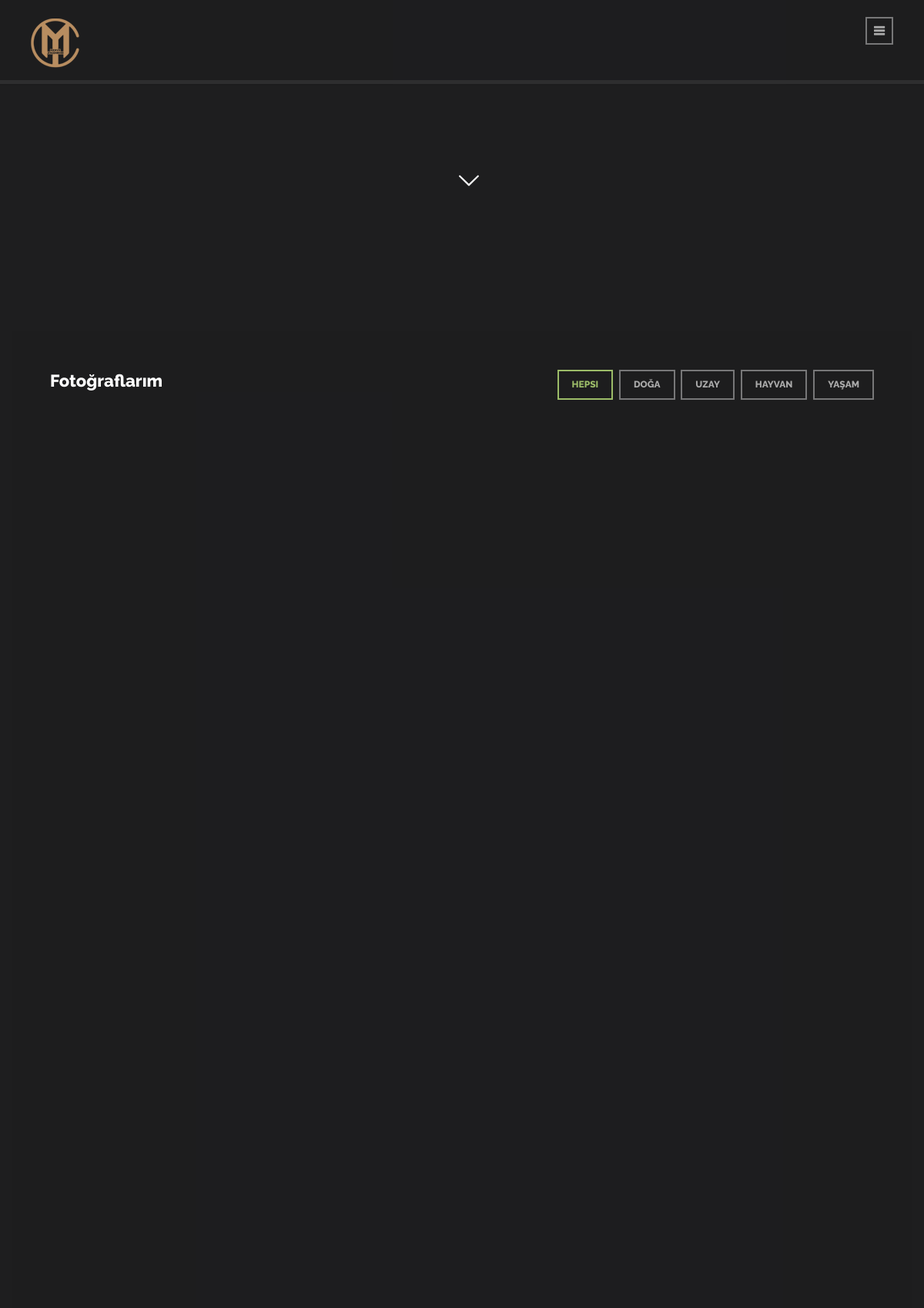
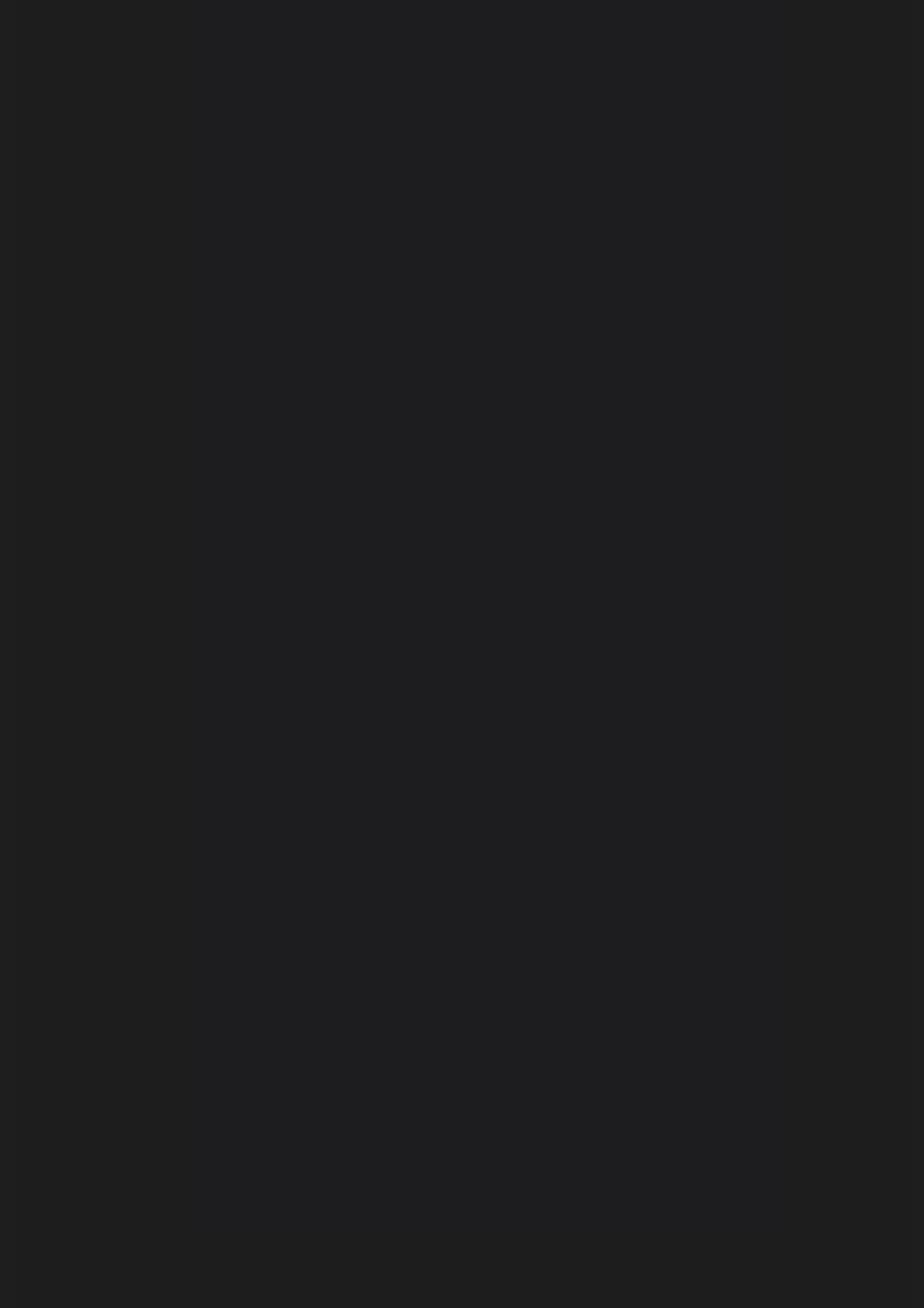
The page / (upper part) on the database its author committed (2 pictures, top to bottom).
### tables this page shows
CREATE TABLE `resimkat` (
  `ID` int(11) NOT NULL,
  `kategori` text NOT NULL
);

### index.php (the view, shortened to what this page needs)
<?php include 'header.php'; ?>
  <section id="anaSayfa" >
    <div class="fullscreenbanner-container revolution">
      <div class="fullscreenbanner">
        <ul>
          <li data-transition="fade"> <img src="style/images/dummy.png"  alt="slidebg1" data-bgposition="center top" data-bgfit="cover" data-bgrepeat="repeat">
            <div class="arrow smooth"><a href="#portfolio"><i class="icon-down-open-big"></i></a></div>
          </li>
        </ul>
        <div class="tp-bannertimer"></div>
      </div>
    </div>
  </section>
  <div class="container">
    <section id="foto" class="portfolio">
      <div class="box">
        <h2 class="section-title pull-left">Fotoğraflarım</h2>
        <div id="filters-container" class="cbp-l-filters-alignRight pull-right">
          <div data-filter="*" class="cbp-filter-item-custom-active cbp-filter-item-custom btn">Hepsi</div>
          <?php
$servername = "localhost";
$username = "root";
$password = "";
$dbname = "merveyildirim";
$conn = new mysqli($servername, $username, $password, $dbname);
$sql = "SELECT * FROM resimKat";
$result = $conn->query($sql);
if ($result->num_rows > 0) {
while($row = $result->fetch_assoc()) {
    echo  '           <div data-filter=".'.$row["ID"].'" class="cbp-filter-item-custom btn">'.$row["kategori"].'</div>
     ';
}
} else {
echo "Mesaj Yok";
}
?>
        </div>
        <div class="clearfix"></div>
 <div class="cbp-l-loadMore-button"> <a data-rel="portfolio"  href="style/images/res/1.jpg" class="cbp-l-loadMore-button-link btn cbp-caption fancybox-media">Tümünü Göster</a> </div>
     </div>
    </section>
    <?php include 'footer.php'; ?>

### style.css (style rules this page uses)
*, *:before, *:after { -webkit-box-sizing: border-box; -moz-box-sizing: border-box; box-sizing: border-box; }
body { overflow-x: hidden !important }
body { font-family: 'Raleway', sans-serif; overflow-x: hidden; background: #1e1e1f; color: #e0e0e0; font-size: 15px; font-weight: 500; -webkit-font-smoothing: antialiased; -moz-osx-font-smoothing: grayscale; -webkit-text-size-adjust: 100%; }
.container { padding-right: 0; padding-left: 0; }
body, li, address { line-height: 26px }
a { color: #9cbc68; -webkit-transition: all 200ms ease-in; -o-transition: all 200ms ease-in; -moz-transition: all 200ms ease-in; }
h1, h2, h3, h4, h5, h6 { font-family: 'Raleway', sans-serif; margin-top: 0; color: #FFF; margin-bottom: 10px; font-weight: 800; }
h2 { font-size: 22px; line-height: 28px; }
.section-title, h1.post-title { margin-bottom: 20px; font-size: 22px; line-height: 28px; }
ul { padding: 0 0 0 18px }
ul, ol { margin-bottom: 15px }
.btn, .btn-submit { color: #aaaaaa !important; background: none; border: 2px solid rgba(255,255,255,0.4); margin-bottom: 10px; margin-right: 4px; font-size: 12px; padding: 9px 17px; font-weight: 800; text-shadow: none; text-transform: uppercase; -webkit-border-radius: 0; border-radius: 0; -webkit-transition: all 200ms ease-in; -o-transition: all 200ms ease-in; -moz-transition: all 200ms ease-in; -webkit-box-shadow: none; -moz-box-shadow: none; box-shadow: none; display: inline-block; }
.btn:hover, .btn:focus, .btn:active, .btn.active, .pagination ul > li > a:hover, .pagination ul > li > a:focus, .pagination ul > .active > a, .pagination ul > .active > span, .open >.dropdown-toggle.btn-default, .btn.cbp-filter-item-custom-active { border: 2px solid #9cbc68; color: #9cbc68 !important; -webkit-transition: all 200ms ease-in; -o-transition: all 200ms ease-in; -moz-transition: all 200ms ease-in; -webkit-box-shadow: none; -moz-box-shadow: none; box-shadow: none; }
section { padding-top: 50px; margin-bottom: 150px; }
.box { padding: 40px; background: rgba(30,30,31,0.85); }
section .box { padding: 50px }
#filters-container { margin-bottom: 15px }
#filters-container .btn { margin: 0 0 10px 4px }
.fullscreenbanner-container, .tp-banner-container { width: 100% !important; position: relative; padding: 0; }
.revolution { z-index: 998 }
.revolution ul { visibility: hidden; margin: 0; list-style: none; }
.revolution ul li { position: relative }
.tp-bannertimer { width: 100%; height: 10px; background: url(style/images/timer.png); position: absolute; z-index: 200; }
.revolution ul li .arrow a { position: absolute; visibility: visible; z-index: 10000; left: 50%; font-size: 30px; margin-left: -15px; -webkit-animation: floating 2s infinite linear; -moz-animation: floating 2s infinite linear; -ms-animation: floating 2s infinite linear; -o-animation: floating 2s infinite linear; color: #FFF; }
@media (max-width: 1270px) { section { padding-top: 104px; margin-bottom: 106px; } }

### style/css/color/green.css (style rules this page uses)
a { color: #9cbc68; }
.btn:hover, .btn:focus, .btn:active, .btn.active, .pagination ul > li > a:hover, .pagination ul > li > a:focus, .pagination ul > .active > a, .pagination ul > .active > span, .open >.dropdown-toggle.btn-default, .btn.cbp-filter-item-custom-active { border: 2px solid #9cbc68; color: #9cbc68 !important; }

### rows shown on the page
resimkat: kategori "DOĞA"
resimkat: kategori "UZAY"
resimkat: kategori "HAYVAN"
resimkat: kategori "YAŞAM"
